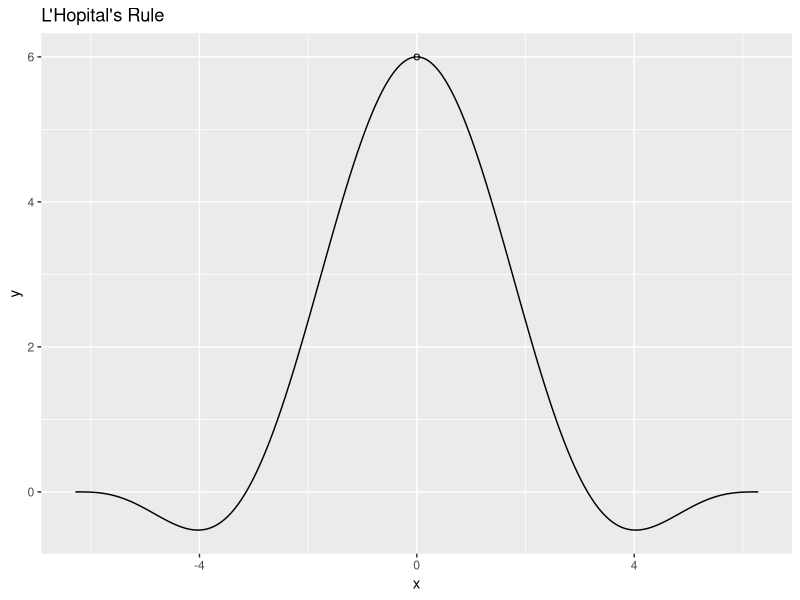

Recreate this plot in R.
library(ggplot2)

# The limit of sin(x) / x @ x = 0 is undefined because 0/0 is undefined
# But it is there accordingly to this Hopital guy

x <- seq(-2*pi, 2*pi, pi/1000)
f1 <- list()
f1 <- c(f1, function(x) 2 * sin(x) - sin(2*x))
f1 <- c(f1, function(x) 4 * x^2 - 5*x)
f1 <- c(f1, function(x) sin(x) ^ (1 / log(x)))
f1 <- c(f1, function(x) sin(x) ^ 2 - cos(x) - 1)

f2 <- list()
f2 <- c(f2, function(x) x - sin(x))
f2 <- c(f2, function(x) 1 - 3*x^2)
f2 <- c(f2, function(x) 1)
f2 <- c(f2, function(x) x - pi/2)

i <- 1
y <- f1[[i]](x) / f2[[i]](x)

df <- data.frame(x, y)
ggplot(df, aes(x, y)) +
    geom_line() +
    geom_point(data = data.frame(x = 0, y = 6), shape="o", size=3) +
    ggtitle("L'Hopital's Rule")
